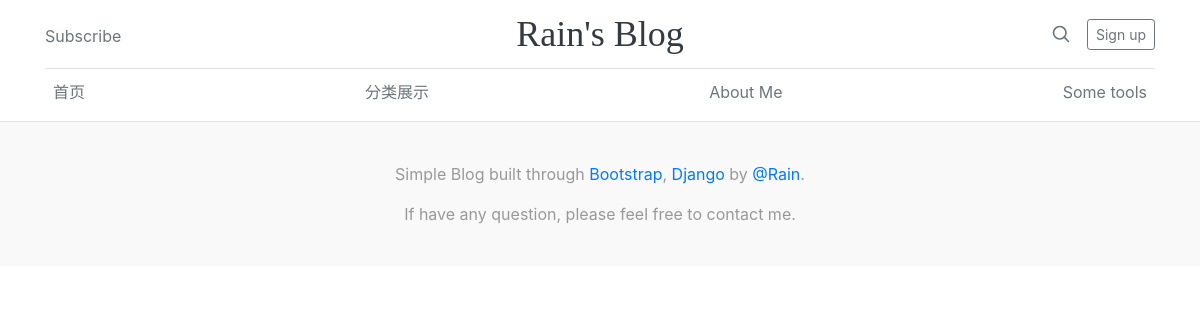
Page /type/2/ on the earlier database version.
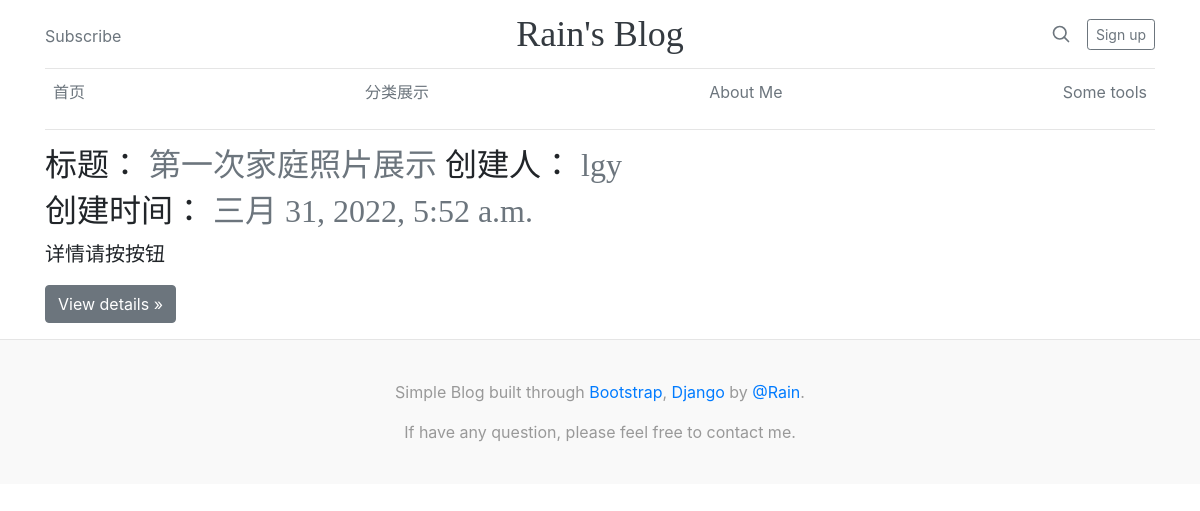
Same page on the later database version.
### lgy_blog/models.py (models this page shows, shortened)
class Blog(models.Model):
    blog_type = models.SmallIntegerField(blank=False, choices=BlogType, verbose_name=u'博客类型')
    blog_title = models.CharField(blank=False, max_length=250, verbose_name= u'博客标题', unique=True)
    blog_simple_text = models.CharField(blank=False, max_length=250, verbose_name= u'博客简介',default='233')
    blog_text = models.TextField(blank=False, max_length=2048, verbose_name= u'博客内容')
    creator = models.ForeignKey(User, verbose_name=u'创建人', null=True, on_delete=models.SET_NULL)
    created_date = models.DateTimeField(verbose_name=u'创建日期', default=datetime.now)
    modified_date = models.DateTimeField(verbose_name=u'修改日期', default=datetime.now)
    click_nums = models.IntegerField(verbose_name=u'点击量',default=0)
    class Meta:
        verbose_name = u'个人博客'
        verbose_name_plural = verbose_name

### lgy_blog/views.py (the view)
# urls.py: url(r"^type/(?P<type_index>\d)/$", views.show_by_one_type, name=u'分类详情'),
def show_by_one_type(request,type_index):
    try:
        blog_list_type = Blog.objects.filter(blog_type=type_index)
    except Blog.DoesNotExist:
        raise Http404(u'页面不存在')
    return render(request, 'show_by_one_type.html', {'blog_list_type': blog_list_type})

### templates/show_by_one_type.html
{% extends 'base.html' %}
{% block content %}
{% if blog_list_type %}
    {% for blog_list in blog_list_type %}
<hr class="featurette-divider">
    <div class="row featurette">
      <div class="col-md-7">
        <h2 class="featurette-heading">标题： <span class="text-muted"> {{ blog_list.blog_title }}</span>  创建人：<span class="text-muted"> {{ blog_list.creator }}</span></h2>
          <h2 class="featurette-heading">创建时间： <span class="text-muted"> {{ blog_list.created_date }}</span></h2>
        <p class="lead"> 详情请按按钮 </p>
          <p><a class="btn btn-secondary" href="/blog/{{ blog_list.id }}">View details &raquo;</a></p>
      </div>
    </div>
    {% endfor %}
{% endif %}
{% endblock %}

Differences in the rows shown:
added Blog: blog_title "第一次家庭照片展示", creator "lgy", created_date "三月 31, 2022, 5:52 a.m."
